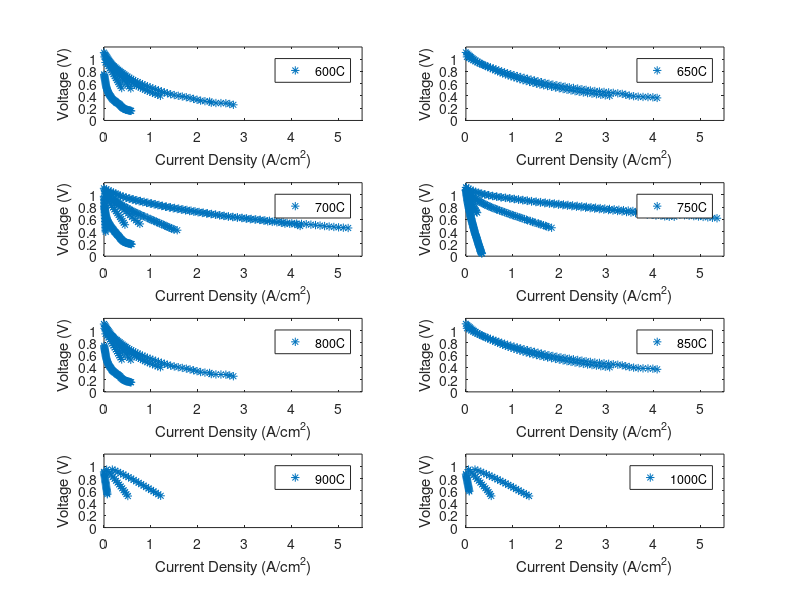
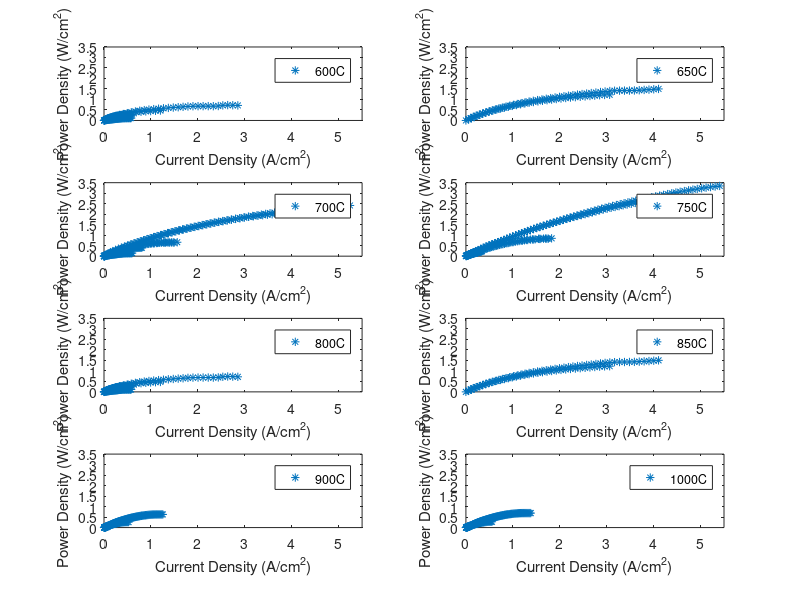

Write MATLAB code to recreate these figures, in order. (Note: this script raises an error after producing the figures.)
% Title: VoltageEqtnFitting_Polynomial4All.m
% Author: Miranda Stockhausen, mstockha@umich.edu
% Date Written: 6 Nov 2026
% 
% % % Description: % % % 
% Polynomial fit including data for all of the fuel cells.

clc; clear;

%Plot Data

load("VoltageFittingDataAll.mat");     % load experimental dataset

figure(1)       % experimental voltage curves
title('Experimental Voltage Data')
subplot(4,2,1)
plot(Current_600, Voltage_600, '*') 
xlabel('Current Density (A/cm^2)')
ylabel('Voltage (V)')
legend('600C', Location='northeast')
xlim([0,5.5])
ylim([0, 1.2])

subplot(4,2,2)
plot(Current_650, Voltage_650, '*' )
xlabel('Current Density (A/cm^2)')
ylabel('Voltage (V)')
legend('650C', Location='northeast')
xlim([0,5.5])
ylim([0, 1.2])

subplot(4,2,3)
plot(Current_700, Voltage_700, '*')
xlabel('Current Density (A/cm^2)')
ylabel('Voltage (V)')
legend('700C', Location='northeast')
xlim([0,5.5])
ylim([0, 1.2])

subplot(4,2,4)
plot(Current_750, Voltage_750, '*')
xlabel('Current Density (A/cm^2)')
ylabel('Voltage (V)')
legend('750C', Location='northeast')
xlim([0,5.5])
ylim([0, 1.2])

subplot(4,2,5)
plot(Current_800, Voltage_800, '*')
xlabel('Current Density (A/cm^2)')
ylabel('Voltage (V)')
legend('800C', Location='northeast')
xlim([0,5.5])
ylim([0, 1.2])

subplot(4,2,6)
plot(Current_850, Voltage_850, '*')
xlabel('Current Density (A/cm^2)')
ylabel('Voltage (V)')
legend('850C', Location='northeast')
xlim([0,5.5])
ylim([0, 1.2])

subplot(4,2,7)
plot(Current_900, Voltage_900, '*')
xlabel('Current Density (A/cm^2)')
ylabel('Voltage (V)')
legend('900C', Location='northeast')
xlim([0,5.5])
ylim([0, 1.2])

subplot(4,2,8)
plot(Current_1000, Voltage_1000, '*')
xlabel('Current Density (A/cm^2)')
ylabel('Voltage (V)')
legend('1000C', Location='northeast')
xlim([0,5.5])
ylim([0, 1.2])


figure(2)       % experimental Power curves
title('Experimental Power Data')
subplot(4,2,1)
plot(i_600, P_600, '*') 
xlabel('Current Density (A/cm^2)')
ylabel('Power Density (W/cm^2)')
legend('600C', Location='southeast')
xlim([0,5.5])
ylim([0,3.5])

subplot(4,2,2)
plot(i_650, P_650, '*' )
xlabel('Current Density (A/cm^2)')
ylabel('Power Density (W/cm^2)')
legend('650C', Location='southeast')
xlim([0,5.5])
ylim([0,3.5])

subplot(4,2,3)
plot(i_700, P_700, '*')
xlabel('Current Density (A/cm^2)')
ylabel('Power Density (W/cm^2)')
legend('700C', Location='southeast')
xlim([0,5.5])
ylim([0,3.5])

subplot(4,2,4)
plot(i_750, P_750, '*')
xlabel('Current Density (A/cm^2)')
ylabel('Power Density (W/cm^2)')
legend('750C', Location='southeast')
xlim([0,5.5])
ylim([0,3.5])

subplot(4,2,5)
plot(i_800, P_800, '*')
xlabel('Current Density (A/cm^2)')
ylabel('Power Density (W/cm^2)')
legend('800C', Location='southeast')
xlim([0,5.5])
ylim([0,3.5])

subplot(4,2,6)
plot(i_850, P_850, '*')
xlabel('Current Density (A/cm^2)')
ylabel('Power Density (W/cm^2)')
legend('850C', Location='southeast')
xlim([0,5.5])
ylim([0,3.5])

subplot(4,2,7)
plot(i_900, P_900, '*')
xlabel('Current Density (A/cm^2)')
ylabel('Power Density (W/cm^2)')
legend('900C', Location='southeast')
xlim([0,5.5])
ylim([0,3.5])

subplot(4,2,8)
plot(i_1000, P_1000, '*')
xlabel('Current Density (A/cm^2)')
ylabel('Power Density (W/cm^2)')
legend('1000C', Location='southeast')
xlim([0,5.5])
ylim([0,3.5])


%% Voltage Curve Fitting: nonlin least-squares fit I-V curve for each Temperature
 
% Model: Voltage Equation for each temperature
    % j = current density (known input)
    % params = [V0, a, Ri, j0, jL]
    % V0 = thermonuetral/Nernst voltage params(1)
    % a = charge transfer coefficient 
    % Ri = Area specific resistance
    % j0 = exchange current density
    % jL = limiting current density
    
Veqtn_600 = @(params, j) params(1) - ((8.314.*873)./(params(2).*2.*96485.34) .* log((j+0.01)./params(4)) + j.*params(3) + (8.314.*873)./(2.*96485.34) .* (1 + 1/params(2)) .* log(params(5)./(params(5) - j)));
Veqtn_650 = @(params, j) params(1) - ((8.314.*923)./(params(2).*2.*96485.34) .* log((j+0.01)./params(4)) + j.*params(3) + (8.314.*823)./(2.*96485.34) .* (1 + 1/params(2)) .* log(params(5)./(params(5) - j)));
Veqtn_700 = @(params, j) params(1) - ((8.314.*973)./(params(2).*2.*96485.34) .* log((j+0.01)./params(4)) + j.*params(3) + (8.314.*973)./(2.*96485.34) .* (1 + 1/params(2)) .* log(params(5)./(params(5) - j)));
Veqtn_750 = @(params, j) params(1) - ((8.314.*1023)./(params(2).*2.*96485.34) .* log((j+0.01)./params(4)) + j.*params(3) + (8.314.*1023)./(2.*96485.34) .* (1 + 1/params(2)) .* log(params(5)./(params(5) - j)));
Veqtn_800 = @(params, j) params(1) - ((8.314.*1073)./(params(2).*2.*96485.34) .* log((j+0.01)./params(4)) + j.*params(3) + (8.314.*1073)./(2.*96485.34) .* (1 + 1/params(2)) .* log(params(5)./(params(5) - j)));
Veqtn_850 = @(params, j) params(1) - ((8.314.*1123)./(params(2).*2.*96485.34) .* log((j+0.01)./params(4)) + j.*params(3) + (8.314.*1123)./(2.*96485.34) .* (1 + 1/params(2)) .* log(params(5)./(params(5) - j)));
Veqtn_900 = @(params, j) params(1) - ((8.314.*1173)./(params(2).*2.*96485.34) .* log((j+0.01)./params(4)) + j.*params(3) + (8.314.*1173)./(2.*96485.34) .* (1 + 1/params(2)) .* log(params(5)./(params(5) - j)));
Veqtn_1000 = @(params, j) params(1) - ((8.314.*1273)./(params(2).*2.*96485.34) .* log((j+0.01)./params(4)) + j.*params(3) + (8.314.*1273)./(2.*96485.34) .* (1 + 1/params(2)) .* log(params(5)./(params(5) - j)));

% Set parameter conditions (true for all temperatures)
initials = [1.06 0.5 0.04 0.1 5.5];           % initial guesses

upper_600 = [1.25 1 1 10 6];                 % upper bounds
lower_600 = [0.9 0.2 0.001 0.001 max(Current_600)+0.001];     % lower bounds
[parameters_600v, residual_600v] = lsqcurvefit(Veqtn_600, initials, Current_600, Voltage_600, lower_600, upper_600);

lower_650 = [0.9 0.2 0.001 0.001 max(Current_650)+0.001];     % lower bounds
upper_650 = [1.25 1 1 10 6];                 % upper bounds
[parameters_650v, residual_650v] = lsqcurvefit(Veqtn_650, initials, Current_650, Voltage_650, lower_650, upper_650);

lower_700 = [0.9 0.2 0.001 0.001 max(Current_700)+0.001];     % lower bounds
upper_700 = [1.25 1 1 10 6];                 % upper bounds
[parameters_700v, residual_700v] = lsqcurvefit(Veqtn_700, initials, Current_700, Voltage_700, lower_700, upper_700);

lower_750 = [0.9 0.2 0.001 0.001 max(Current_750)+0.001];     % lower bounds
upper_750 = [1.25 1 1 10 6];                 % upper bounds
[parameters_750v, residual_750v] = lsqcurvefit(Veqtn_750, initials,Current_750, Voltage_750, lower_750, upper_750);

lower_800 = [0.9 0.2 0.001 0.001 max(Current_800)+0.001];     % lower bounds
upper_800 = [1.25 1 1 10 6];                 % upper bounds
[parameters_800v, residual_800v] = lsqcurvefit(Veqtn_800, initials, Current_800, Voltage_800, lower_800, upper_800);

lower_850 = [0.9 0.2 0.001 0.001 max(Current_850)+0.001];     % lower bounds
upper_850 = [1.25 1 1 10 6];                 % upper bounds
[parameters_850v, residual_850v] = lsqcurvefit(Veqtn_850, initials, Current_850, Voltage_850, lower_850, upper_850);

lower_900 = [0.9 0.2 0.001 0.001 max(Current_900)+0.001];     % lower bounds
upper_900 = [1.25 1 1 10 6];                 % upper bounds
[parameters_900v, residual_900v] = lsqcurvefit(Veqtn_900, initials, Current_900, Voltage_900, lower_900, upper_900);

lower_1000 = [0.9 0.2 0.001 0.001 max(Current_1000)+0.001];     % lower bounds
upper_1000 = [1.25 1 1 10 6];   
[parameters_1000v, residual_1000v] = lsqcurvefit(Veqtn_1000, initials, Current_1000, Voltage_1000, lower_1000, upper_1000);

% Output table
    % column vectors
Temperature = [600; 650; 700; 750; 800; 850; 900; 1000];
V0 = [parameters_600v(1); parameters_650v(1); parameters_700v(1); parameters_750v(1); parameters_800v(1); parameters_850v(1); parameters_900v(1); parameters_1000v(1)];
% V0 = [0.95; 0.95; 0.95; 0.95; 0.95];
a  = [parameters_600v(2); parameters_650v(2); parameters_700v(2); parameters_750v(2); parameters_800v(2); parameters_850v(2); parameters_900v(2); parameters_1000v(2)];
Ri = [parameters_600v(3); parameters_650v(3); parameters_700v(3); parameters_750v(3); parameters_800v(3); parameters_850v(3); parameters_900v(3); parameters_1000v(3)];
j0 = [parameters_600v(4); parameters_650v(4); parameters_700v(4); parameters_750v(4); parameters_800v(4); parameters_850v(4); parameters_900v(4); parameters_1000v(4)];
jL = [parameters_600v(5); parameters_650v(5); parameters_700v(5); parameters_750v(5); parameters_800v(5); parameters_850v(5); parameters_900v(5); parameters_1000v(5)];
residuals = [residual_600v;  residual_650v; residual_700v; residual_750v; residual_800v; residual_850v; residual_900v; residual_1000v];
    % create table
Outputs = table(Temperature, V0, a, Ri, j0, jL, residuals);
    % display table
fprintf('\n\tParameter Table Based on Non-Linear Least Squares\n')
disp(Outputs)
